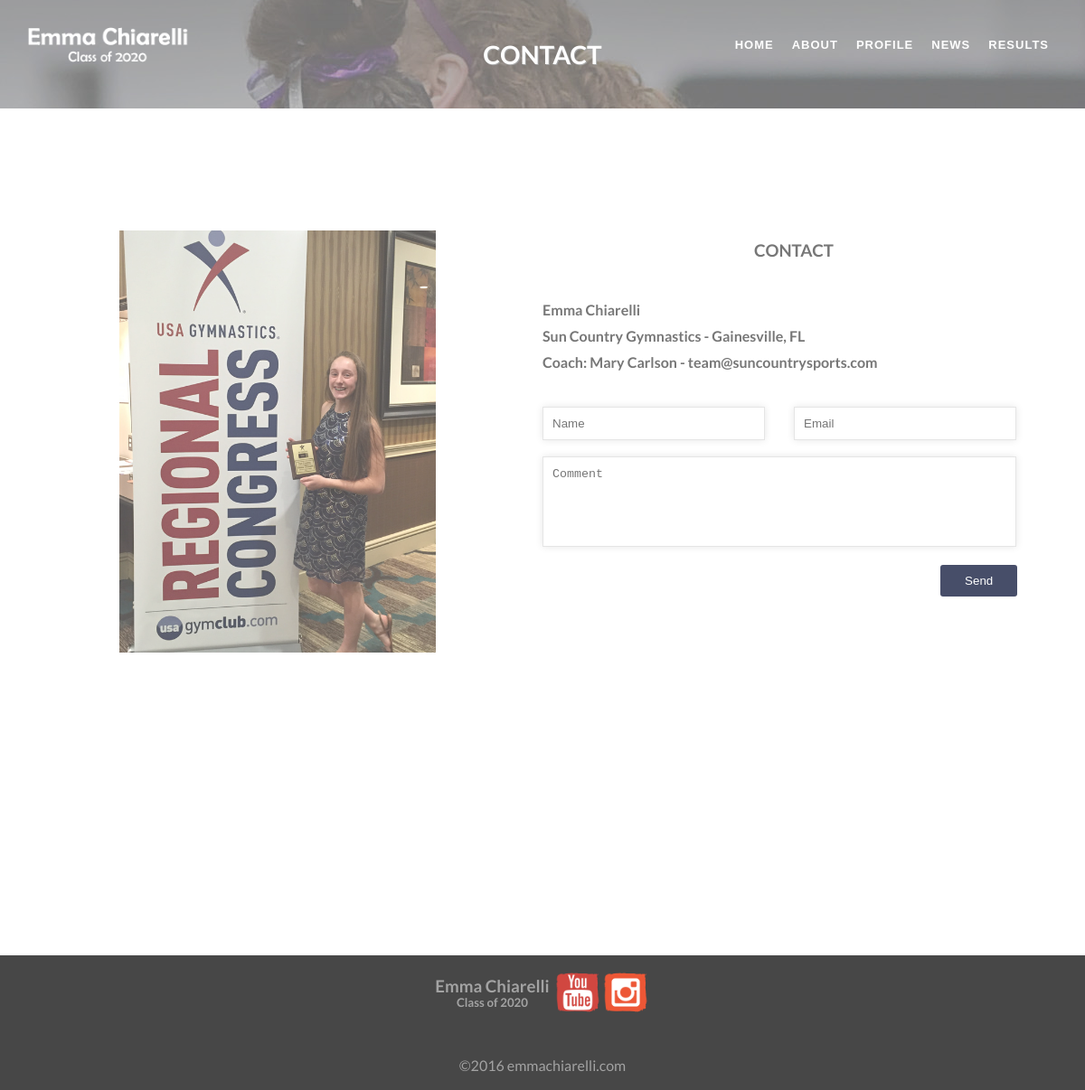
The page /contact.php on the database its author committed.
### tables this page shows
CREATE TABLE `gymnast` (
  `gymnastid` int(11) NOT NULL,
  `name` varchar(150) DEFAULT NULL,
  `teamid` int(11) NOT NULL
);

CREATE TABLE `team` (
  `teamid` int(11) NOT NULL,
  `name` varchar(150) DEFAULT NULL,
  `coach` varchar(150) DEFAULT NULL,
  `city` varchar(50) DEFAULT NULL,
  `email` varchar(150) DEFAULT NULL
);

### src/emmachiarelli_sql.php (called while the page is built, shortened)
<?php
function sql($query, $columnid = null, $event = 0) {
	switch($query) {
		case "contact_sql" :
			$sql = "SELECT gymnast.name AS gymnastname, team.name AS teamname, team.coach, team.city, team.email FROM team
				INNER JOIN gymnast
				on team.teamid=gymnast.teamid
				WHERE team.teamid=".$columnid."";
			break;
	}
	return $sql;
}
?>

### src/emmachiarelli_contact.php (the view)
<?php
function display_contact($result) {
	echo '<h3 class="contact-title">CONTACT</h3><br>
		<div class="contact-info">';
	if ($result->num_rows > 0) {
		while($row = $result->fetch_assoc()) {
			echo '<h4>'.$row["gymnastname"].'</h4>
				<h4>'.$row["teamname"].' - '.$row["city"].'<br>
				Coach: '.$row["coach"].' - '.$row["email"].'</h4><br>';
		}
	}
	echo '</div>';
}
?>

### css/style.css (style rules this page uses)
* { box-sizing: border-box; margin: 0; padding: 0; border: 0; }
html { position: relative; min-height: 100%; }
body { margin-bottom: 25%; color: #777; line-height: 1.8; }
body, h1, h2, h3, h4, h5, h6 { font-family: "Lato", sans-serif; }
h3, h4, h5, h6 { text-align: center; }
.contact-title, .contact-input input, .contact-textarea input, .submit input { margin: 1% 5% 1% 0; }
.contact-info h4 { text-align: left; }

### rows shown on the page
gymnast: name "Emma Chiarelli", teamid.name "Sun Country Gymnastics", teamid.city "Gainesville, FL", teamid.coach "Mary Carlson", teamid.email "team@suncountrysports.com"

### other values the page prints
$name "HOME"
$name "ABOUT"
$name "PROFILE"
$name "NEWS"
$name "RESULTS"
$title "CONTACT"
